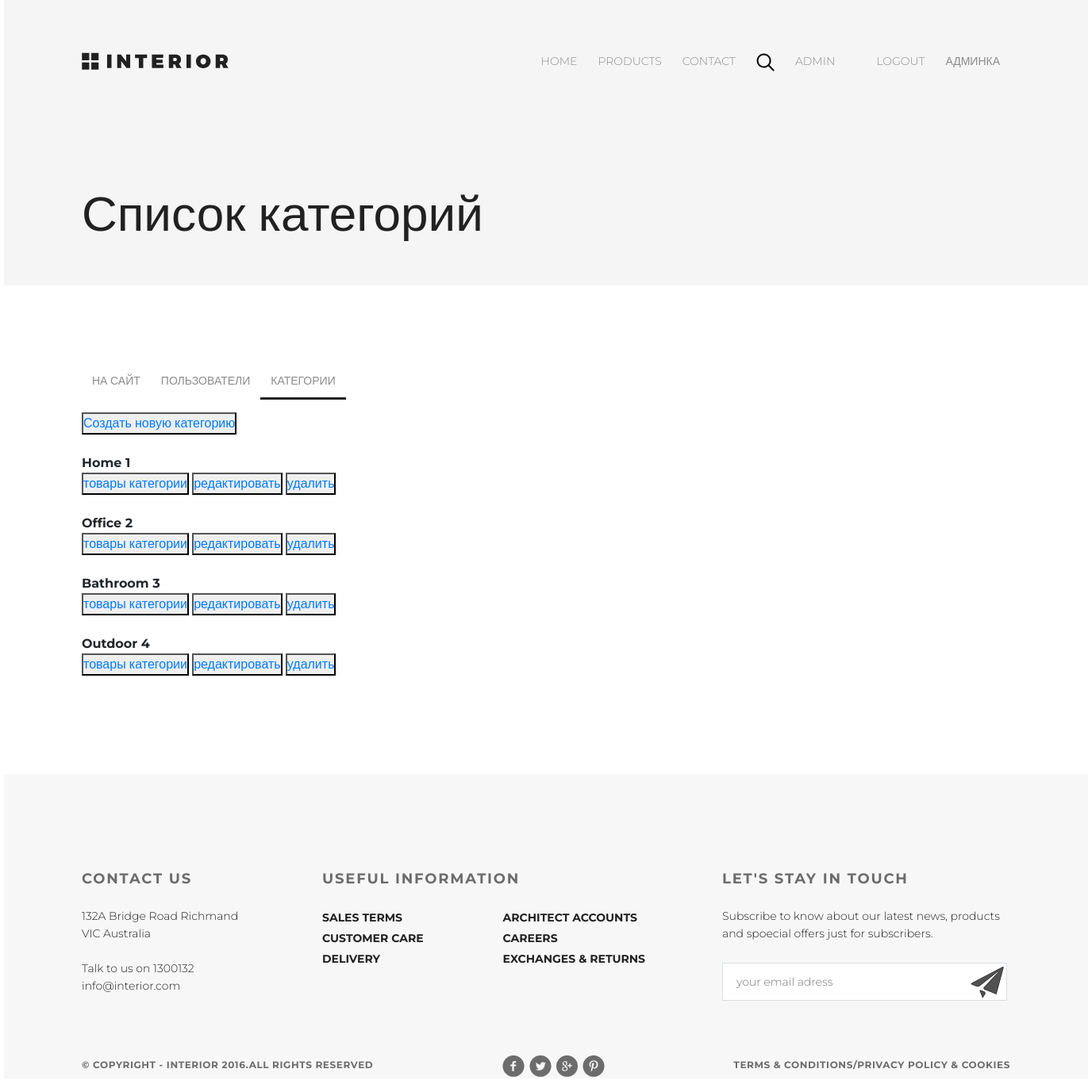
Before: /admin_custom/categories/read/ (signed in) with the older database file.
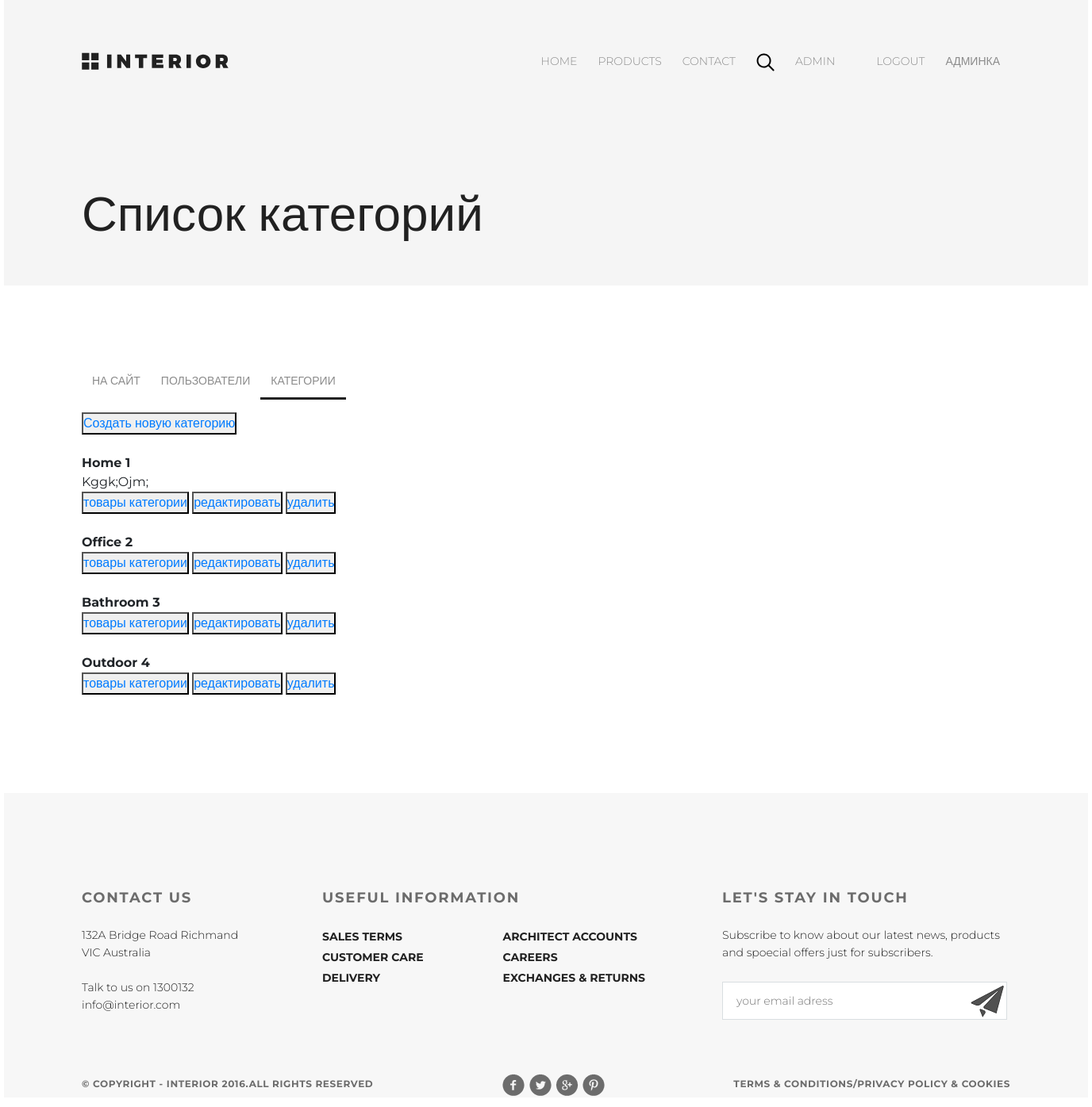
After: the same page with the newer database file.
### authapp/models.py (models this page shows)
class ShopUser(AbstractUser):
    avatar = models.ImageField(upload_to='users_avatars', blank=True)
    age = models.PositiveIntegerField(verbose_name = 'age')

### mainapp/models.py (models this page shows, shortened)
class ProductCategory(models.Model):
    name = models.CharField(verbose_name='Имя', max_length=64, unique=True)
    description = models.TextField(verbose_name='Описание', blank=True)
    image = models.ImageField(upload_to='category_images', blank=True)

### adminapp/views.py (the view)
class ProductCategoryListView(ListView):
    model = ProductCategory
    template_name = 'adminapp/categories.html'
    def get_context_data(self, **kwargs):
        context = super(ProductCategoryListView, self).get_context_data(**kwargs)
        context['title'] = 'Список категорий'
        context['page_title'] = 'Список категорий'
        return context
    @method_decorator(user_passes_test(lambda u: u.is_superuser))
    def dispatch(self, request, *args, **kwargs):
        return super(ProductCategoryListView, self).dispatch(request, *args, **kwargs)

### adminapp/templates/adminapp/categories.html (shortened to what this page needs)
{% extends 'authapp/base.html' %}
{% load staticfiles %}
{% block page_title %}
    <span class="header_text">{{ title }}</span>
{% endblock %}
{% block content %}
     <div class="admin_menu">
        {% include 'adminapp/includes/inc_menu.html' %}
      </div>
  <div class="categories_list">
    <button class="new_category">
      <a href={% url 'admin_custom:category_create' %}>
        Создать новую категорию
    </button>
    <br><br>
    {% for object in object_list %}
      <div class="category_record">
        <b class="category_name">
          {{ object.name|title }}
        </b>
          <b class="category_name">
          {{ object.pk }}
        </b>
        <div class="category_desc">
          {{ object.description|title }}
        </div>
        <div class="category_actions">
          <button>
            <a href={% url 'admin_custom:products' object.pk %}>
              товары категории
          </button>
          <button>
            <a href={% url 'admin_custom:category_update' object.pk %}>
              редактировать
          </button>
          <button>
            <a href={% url 'admin_custom:category_delete' object.pk %}>
              удалить
          </button>
        </div>
      <br>
      </div>
    {% endfor%}
  </div>
{% endblock %}

### authapp/templates/authapp/base.html (shortened to what this page needs)
<!DOCTYPE html>
{% load static %}
<html lang="en">
<head>
    <link rel="stylesheet" type="text/css" href="{% static 'css/bootstrap.min.css' %}">
    <link rel="stylesheet" href="{% static 'css/style.css' %}">
</head>
<body>
<div class="wrapper">
    <div class="top">
        <div class="container">
            <div class="product_range padding-site">
                <div class="header ">
                    <a class="logo" href="/"><img src="/static/img/logo.svg" alt="logo"></a>
                    {% include 'mainapp/includes/inc_menu.html' %}
                </div>
                {% block page_title %}
                {% endblock %}
            </div>
        <div class="login-form padding-site">
            {% block content %}
            {% endblock %}
        </div>
        </div>
    </div>
    <div class="container">
        <div class="footer padding-site">
            <div class="footer-top">
                <div class="contact">
                    <h3 class="footer-h3">CONTACT US</h3>
                    <p class="contact-p">132A Bridge Road Richmand VIC Australia<br> <br>Talk to us on 1300132
                        info@interior.com</p>
                </div>
                <div class="useful">
                    <h3 class="footer-h3">USEFUL INFORMATION</h3>
                    <div class="mini-menu">
                        <div class="menu-mini right-margin">
                            <a href="#">SALES TERMS</a>
                            <a href="#">CUSTOMER CARE</a>
                            <a href="#">DELIVERY</a>
                        </div>
                        <div class="menu-mini">
                            <a href="#">ARCHITECT ACCOUNTS</a>
                            <a href="#">CAREERS</a>
                            <a href="#">EXCHANGES & RETURNS</a>
                        </div>
                    </div>
                </div>
                <div class="touch">
                    <h3 class="footer-h3">LET'S STAY IN TOUCH</h3>
                    <p class="contact-p">Subscribe to know about our latest news, products and spoecial offers just
                        for subscribers.</p>
                    <form class="email-form" action="#">
                        <input class="contact-email" type="text" placeholder="your email adress">
                        <input class="email-button" type="submit" value="">
                    </form>
                </div>
            </div>
            <div class="footer-bottom">
                <div class="copyright">
                    <p>&copy; COPYRIGHT - INTERIOR 2016.ALL RIGHTS RESERVED</p>
                </div>
                <div class="s-links">
                    <a href="#"><img src="/static/img/social-links.png" alt="links"></a>
                </div>
                <div class="terms">
                    <a href="#">TERMS & CONDITIONS/PRIVACY POLICY & COOKIES</a>
                </div>
            </div>
        </div>
    </div>
</div>
</body>
</html>

### mainapp/templates/mainapp/includes/inc_menu.html (shortened to what this page needs)
{% load static %}
<ul class="menu">
    <li><a class="" href="{% url 'index' %}">HOME</a></li>
    <li><a class="" href="{% url 'products:index' %}">PRODUCTS</a></li>
    <li><a class="" href="{% url 'contacts' %}">CONTACT</a></li>
    <li><a href="#"><img src="{% static '/img/search.svg' %}" alt="search"></a></li>
    {% if user.is_authenticated %}
        <li>
            <a href="{% url 'auth:edit' %}">
                {{ user.username|title }}
            </a>
        </li>
        <li>
            <a href="{% url 'basket:view' %}" class="basket">
            </a>
        </li>
    {% endif %}
    {% if user.is_authenticated %}
        <li><a href="{% url 'auth:logout' %}">logout</a></li>
    {% else %}
        <li><a href="{% url 'auth:login' %}">login</a></li>
        <li><a href="{% url 'auth:register' %}">registration</a></li>
    {% endif %}
    {% if request.user.is_superuser %}
    <a href="{% url 'admin_custom:categories' %}">админка</a>
    {% endif %}
</ul>

### adminapp/templates/adminapp/includes/inc_menu.html (shortened to what this page needs)
<ul class="menu">
  <li>
    <a href="{% url 'index' %}">
      на сайт
    </a>
  </li>
  <li>
    <a href="{% url 'admin_custom:users' %}"
       class="">
      пользователи
    </a>
  </li>
  <li>
    <a href="{% url 'admin_custom:categories' %}"
       class="{% if request.resolver_match.url_name == 'categories' or category.name %}
                active
              {% endif %}">
      категории
    </a>
  </li>
</ul>

### static/css/style.css (style rules this page uses)
* { margin: 0; padding: 0; }
body { font-family: 'Montserrat', sans-serif; }
html, body { height: 100%; }
.wrapper { min-height: 100%; display: flex; flex-direction: column; }
.top { flex-grow: 1; }
.container { width: 1366px; margin: 0 auto; }
.header { display: flex; justify-content: space-between; }
.menu { display: flex; list-style-type: none; margin-top: 57px; }
.padding-site { padding-left: 98px; padding-right: 98px; }
.logo { margin-top: 64px; }
.menu a { padding: 10px 13px; display: block; color: #8c8c8c; font-size: 14px; font-weight: 300; text-transform: uppercase; text-decoration: none; }
.active { color: #212121; font-weight: 700; border-bottom: 3px solid #212121; }
.footer { background-color: #f7f7f7; height: 264px; padding-top: 120px; display: flex; flex-direction: column; justify-content: space-between; }
.footer-top { display: flex; justify-content: space-between; margin-bottom: 60px; }
.footer-bottom { display: flex; justify-content: space-between; }
.touch { width: 363px; }
.useful { width: 422px; }
.right-margin { margin-right: 100px; }
.contact { width: 221px; }
.mini-menu { display: flex; }
.menu-mini { display: flex; flex-direction: column; }
.menu-mini a { color: #212121; font-size: 14px; font-weight: 700; line-height: 26px; text-transform: uppercase; letter-spacing: 0.0px; text-decoration: none; }
.footer-h3 { color: #6c6c6c; font-size: 18px; font-weight: 700; line-height: 24px; text-transform: uppercase; letter-spacing: 1.8px; margin-bottom: 24px; }
.contact-p { color: #212121; font-size: 14px; font-weight: 300; line-height: 22px; }
.copyright { color: #6c6c6c; font-size: 12px; font-weight: 700; line-height: 26px; text-transform: uppercase; letter-spacing: 0.6px; }
.terms a { color: #6c6c6c; font-size: 12px; font-weight: 700; line-height: 26px; text-transform: uppercase; letter-spacing: 0.6px; text-decoration: none; }
.email-button { position: absolute; background: url('/static/img/plane2.png') no-repeat; height: 44px; width: 44px; border: none; bottom: 2px; right: 7px; }
.contact-email { border-width: 1px; border-color: #d9dee1; border-style: solid; background-color: #ffffff; width: 340px; height: 46px; color: #6c6c6c; font-size: 14px; font-weight: 300; line-height: 22px; text-align: left; padding-left: 17px; }
.email-form { display: block; position: relative; margin-top: 26px; }
.product_range { height: 360px; background-color: #f5f5f5; }
.header_text { color: #212121; font-size: 62px; font-weight: 400; margin-bottom: 44px; }
.product_range { display: flex; flex-direction: column; justify-content: space-between; }
.login-form { width: 500px; margin-top: 100px; margin-bottom: 100px; }

Changed rows visible on the page:
changed ProductCategory "Home": description (not shown) → "Kggk;Ojm;"
